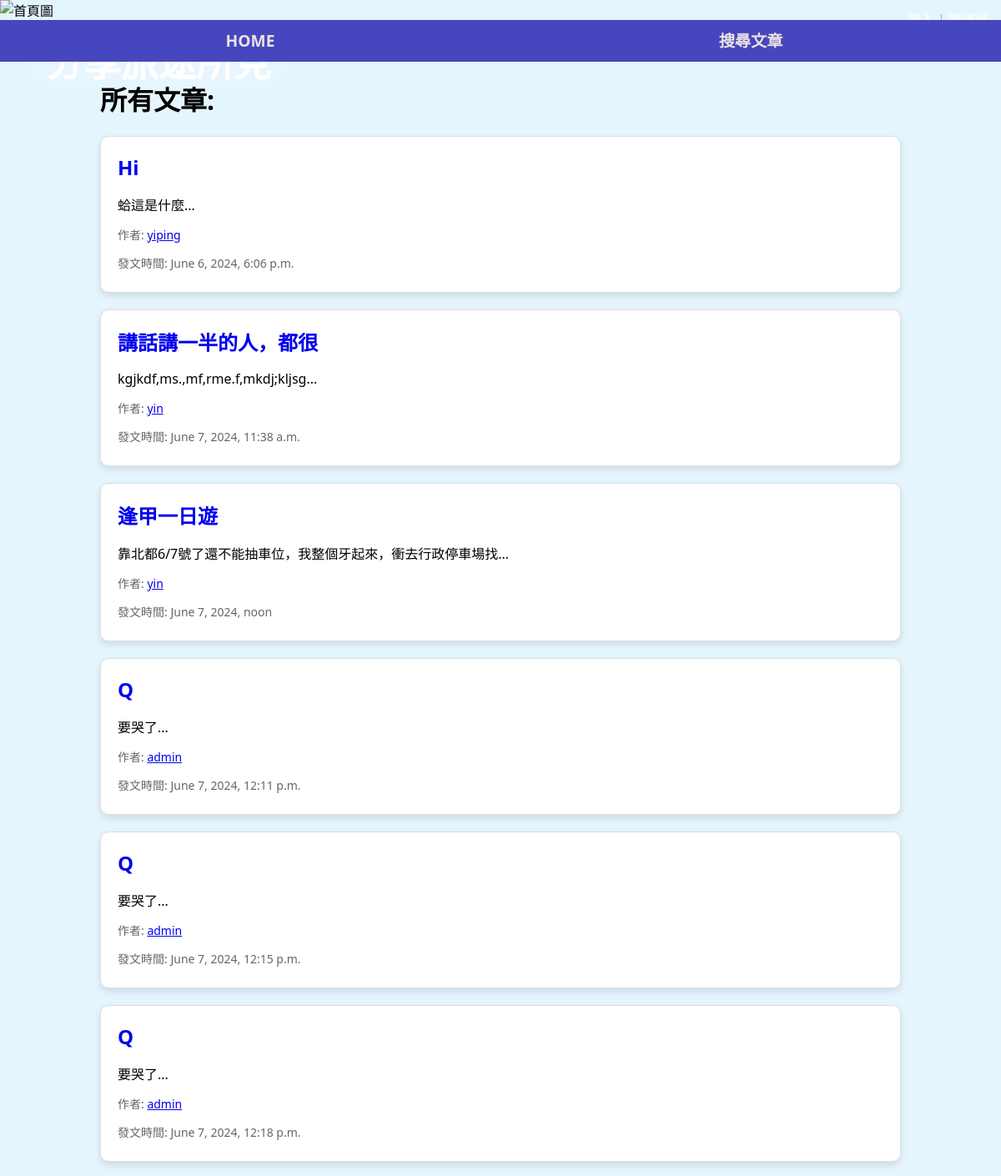
The app's page / (upper part), older data.
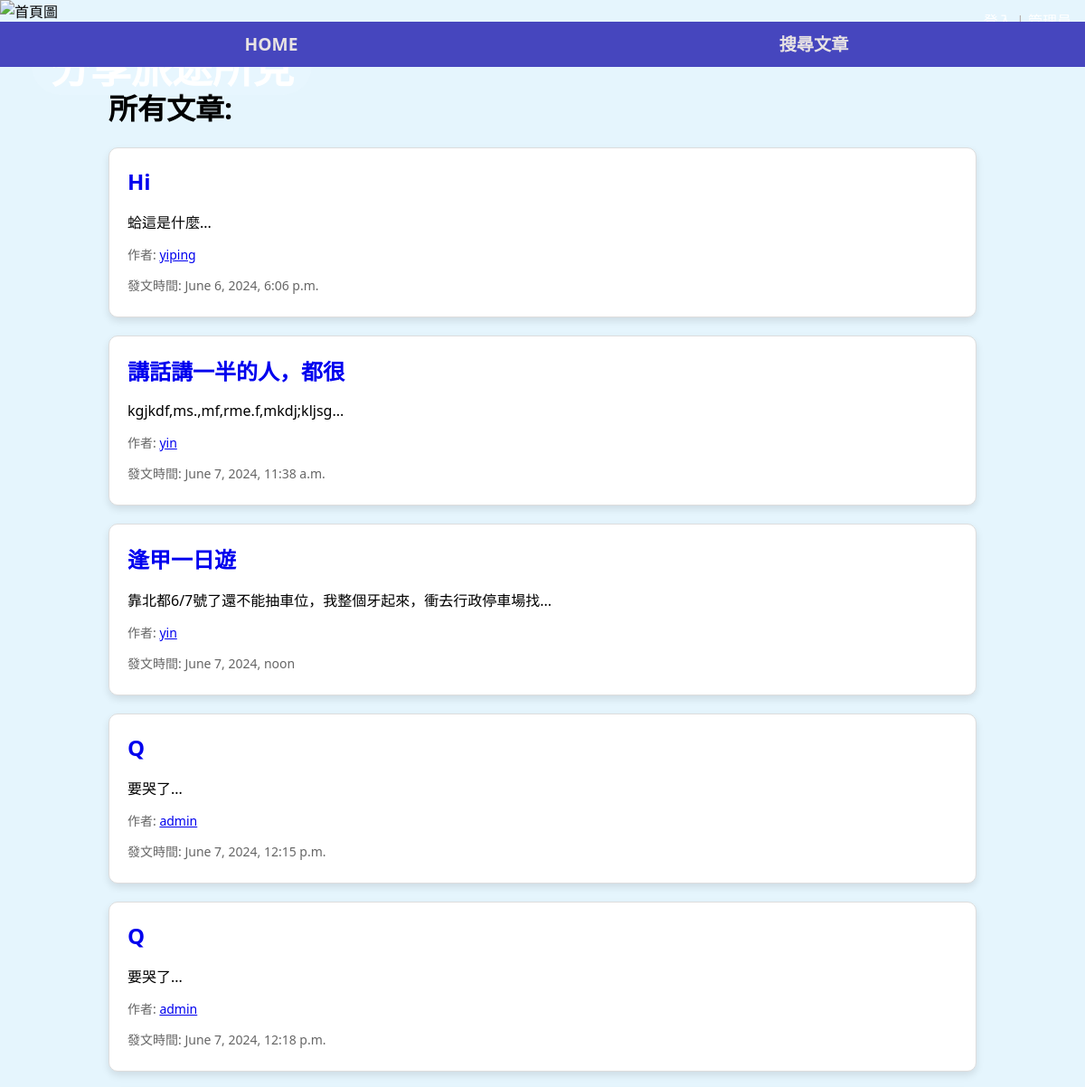
The same page, newer data.
### travel/models.py (models this page shows, shortened)
class Post(models.Model):
    user = models.ForeignKey(User, on_delete=models.CASCADE, related_name='posts', verbose_name="發文者")
    title = models.CharField(max_length=20, verbose_name="文章標題")
    description = models.TextField(verbose_name="文章內容")
    created_at = models.DateTimeField(default=timezone.now, verbose_name="發文時間")
    pictures = models.ManyToManyField(Picture, related_name='posts', verbose_name="內文圖片")

### travel/views.py (the view)
# urls.py: 2. Add a URL to urlpatterns:  path('', views.home, name='home')
def home(request):
    posts = Post.objects.all()
    return render(request, 'home.html', {'posts': posts})

### travel/templates/home.html (shortened to what this page needs)
{% extends "Mama.html" %}
{% load static %}
{% block CSS %}
    <link rel="stylesheet" type="text/css" href="{% static 'css/home.css' %}">
{% endblock %}
{% block content %}
<div class="post-list">
    <h1>所有文章:</h1>
    {% for post in posts %}
    <div class="post-item">
        <h2 class="post-title"><a class="post" href="/post_detail/{{ post.id }}">{{ post.title }}</a></h2>
        <p class="post-description">{{ post.description|slice:":30" }}...</p>
        <p class="post-author">作者: <a href="{{ post.user.profile.member_id }}/detail/">{{ post.user.username }}</a></p>
        <p class="post-date">發文時間: {{ post.created_at }}</p>
    </div>
    {% endfor %}
</div>
{% endblock %}

Row changes from the older to the newer data that the page shows:
removed Post: title "Q", description "要哭了", user.username "admin", created_at "June 7, 2024, 12:11 p.m."
